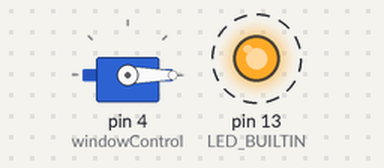
Bench run of a sketch on a simulated Arduino Uno, built with avr-gcc and run on an emulated ATmega328P. On the bench: servo, output pins drawn as LEDs (lit = HIGH). Dashed ring = blinking.

Above: at 0.1 s.
At 8.1 s:
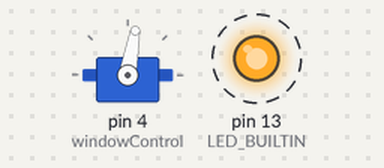
At 17.1 s:
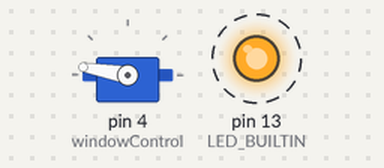
At 35.1 s:
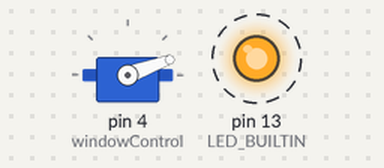
Timing chart, 0 to 40.0 s (numbered marks = the images above):
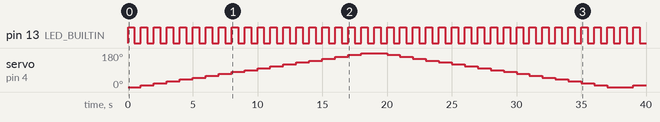

The sketch:

window-motor.ino
```cpp
#include <Servo.h>

Servo windowControl;

void setup() {
  windowControl.attach(4);
  pinMode(LED_BUILTIN, OUTPUT);
}

void loop() {
  openWindow();
  closeWindow();
}

void openWindow() {
  for (int x = 0; x <= 180; x += 10) {
    digitalWrite(LED_BUILTIN, HIGH);
    windowControl.write(x);
    delay(500);
    digitalWrite(LED_BUILTIN, LOW);
    delay(500);
  }
}

void closeWindow() {
  for (int x = 180; x >= 0; x -= 10) {
    digitalWrite(LED_BUILTIN, HIGH);
    windowControl.write(x);
    delay(500);
    digitalWrite(LED_BUILTIN, LOW);
    delay(500);
  }
}
```

Measured:
- by itself, pin 13 (LED_BUILTIN): alternates HIGH for 0.50 s and LOW for 0.50 s
- by itself, servo on pin 4 (windowControl): 0° → 10° at 1.0 s, → 20° 1.0 s later, → 30° 1.0 s later, → 40° 1.0 s later, … (37 changes in this stretch)
